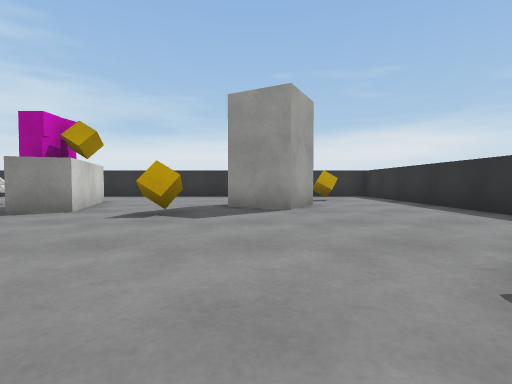
[1] (above)

19 first-person views from a walk through a scene from a Unity 3-D project. The camera is 0.55 m above the floor, tilts 2° down and sees 85° across. The floor is counted in squares, 1 m on a side. Each view is taken from the middle of a square. On the plan, view 1 faces up. The plan holds only what a view shows up to about 9 squares ahead; the rest is blank. The player character is not drawn. Surface patterns are stand-ins for the level's own textures.

[2]
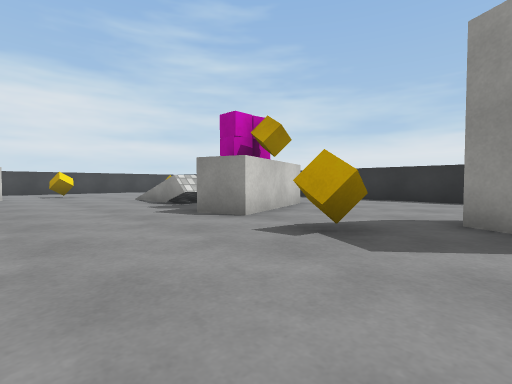

[3]
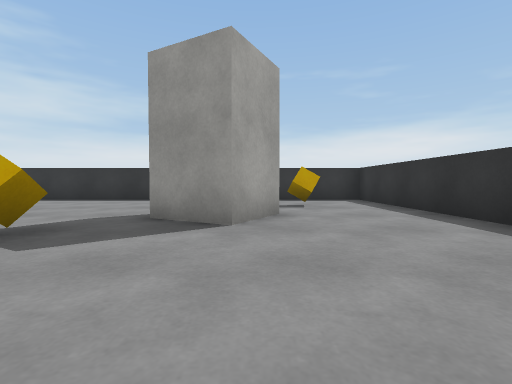

[4]
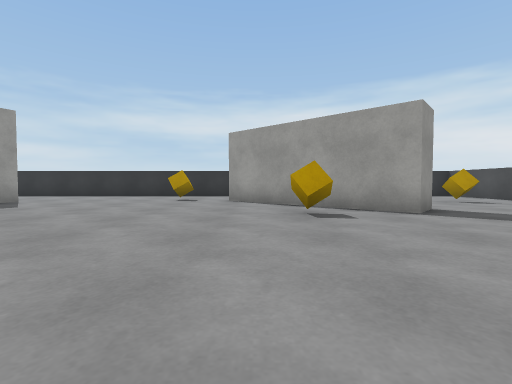

[5]
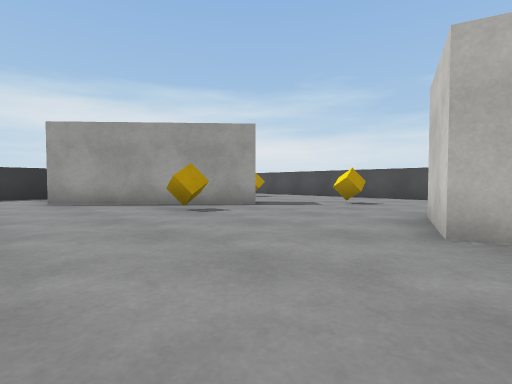

[6]
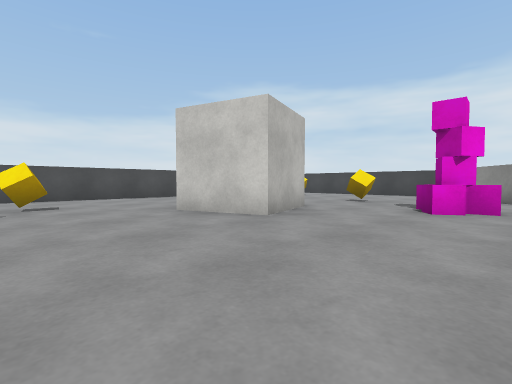

[7]
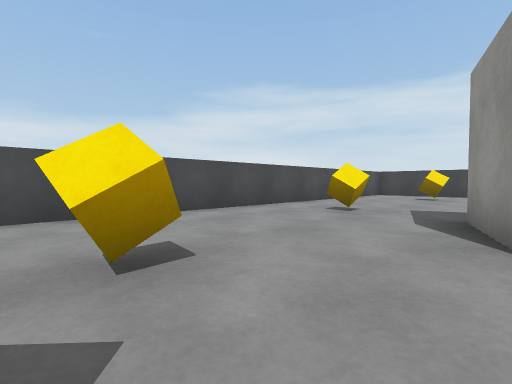

[8]
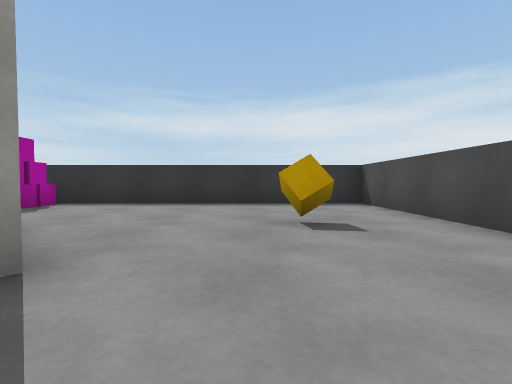

[9]
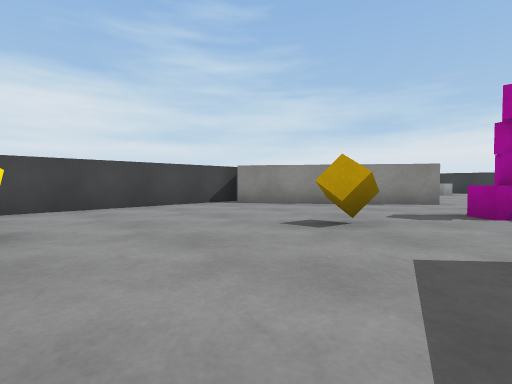

[10]
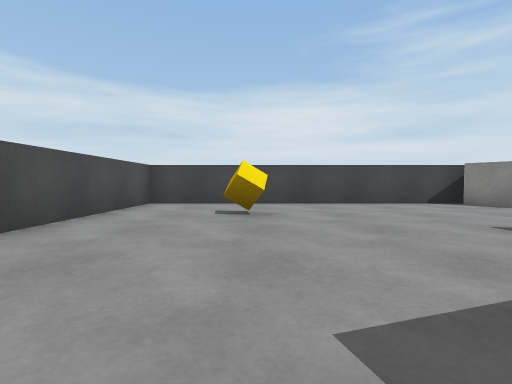

[11]
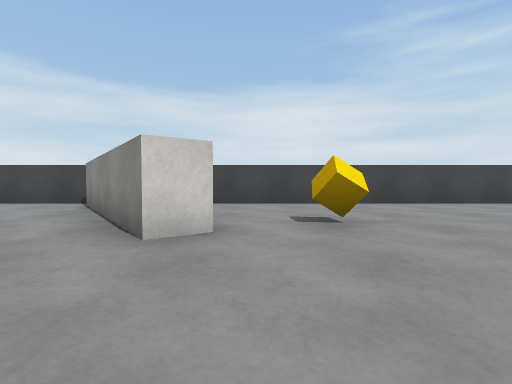

[12]
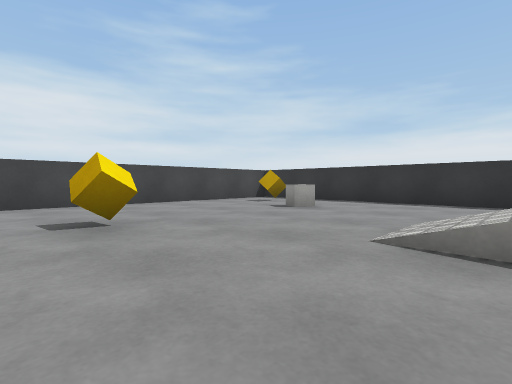

[13]
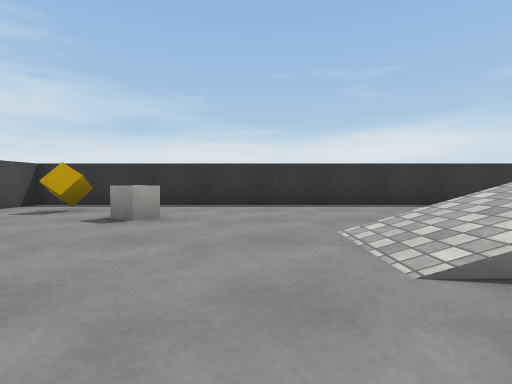

[14]
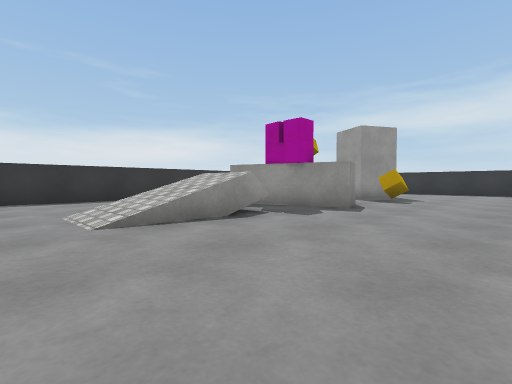

[15]
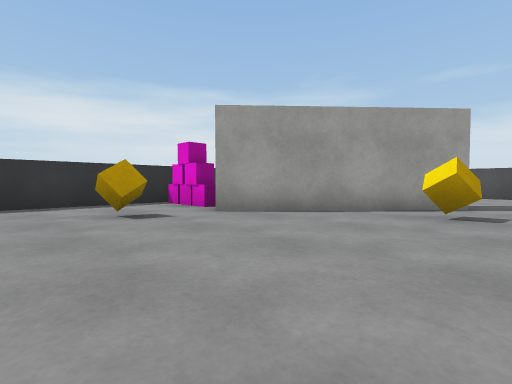

[16]
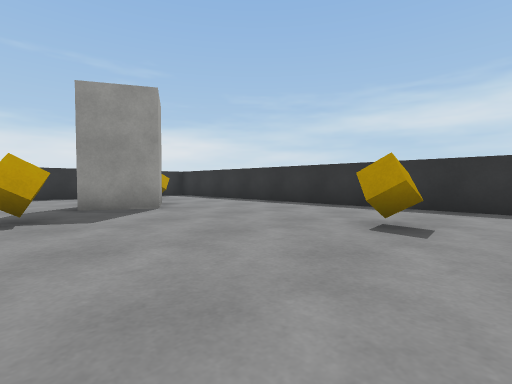

[17]
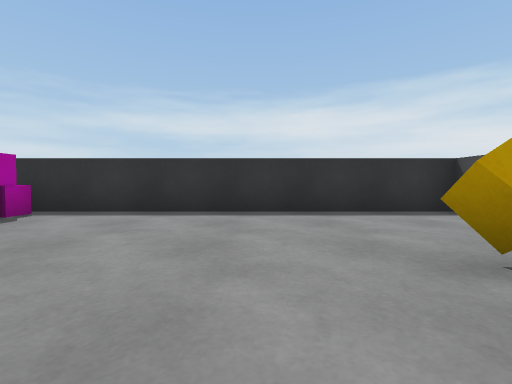

[18]
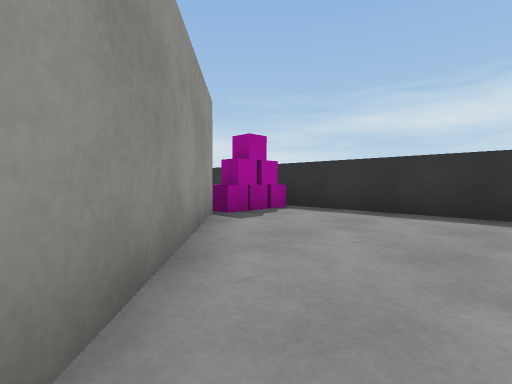

[19]
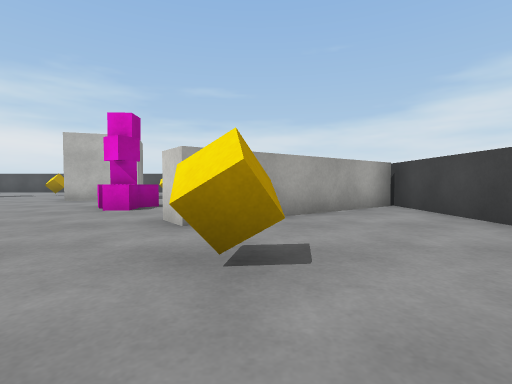

### Floor plan
Points are (right, up) in squares from view 1. A wall is a line through its corners. A room is listed if a view was taken in it or the views show most of it. See-through windows are left out.
Room 1 (views 1, 2, 3, 4, 5, 6, 7, 8, 9, 10, 11, 12, 13, 14, 15, 16, 17, 18, 19)
walls: (-1.2, -4.7) (-2.1, -3.9) (1.3, -0.2); (-4.3, 7.9) (-3.4, 5.1) (-4.3, 4.8) (-5.3, 7.6); (1.5, -1.5) (-1, -4.3); (-15.1, -0.5) (-11.1, 2.5) (-10.6, 1.9) (-14.7, -1.1); (-0.1, -8.7) (4.3, -8.7) (4.3, 10.8) (1.8, 10.8); (0, 10.8) (-15.2, 10.8) (-15.2, -8.7) (-2, -8.7)
objects: cube (-14, 9); cube (-13, -6); cube (-12, 4); cube (-12, 8); cube (-11, -3); pink cube (-10, 0); pink cube (-9, 0); cube (-8, -7); cube (-8, -4) to (-6, -2); cube (-4, -6); cube (-2, -2); cube (-2, 5); block (0, 6) to (1, 7); cube (1, -7); pink cube (2, -1); cube (2, 1); cube (2, 9); pink cube (3, -1); pink cube (4, -1)

Positions as (right, up) in squares from view 1, and headings:
1: (0, 0), facing up
2: (0, 2), facing up-left
3: (1, 2), facing up
4: (-7, -1), facing right
5: (-7, 1), facing down-right
6: (-3, 1), facing down-left
7: (-3, -4), facing down-left
8: (-3, -6), facing right
9: (-9, -6), facing up-left
10: (-8, -6), facing left
11: (-8, 3), facing left
12: (-8, 3), facing up-left
13: (-10, 4), facing up
14: (-10, 2), facing up-right
15: (-3, 3), facing down-right
16: (-2, 0), facing up-right
17: (-1, -5), facing right
18: (-1, -5), facing up-right
19: (-12, 6), facing down
